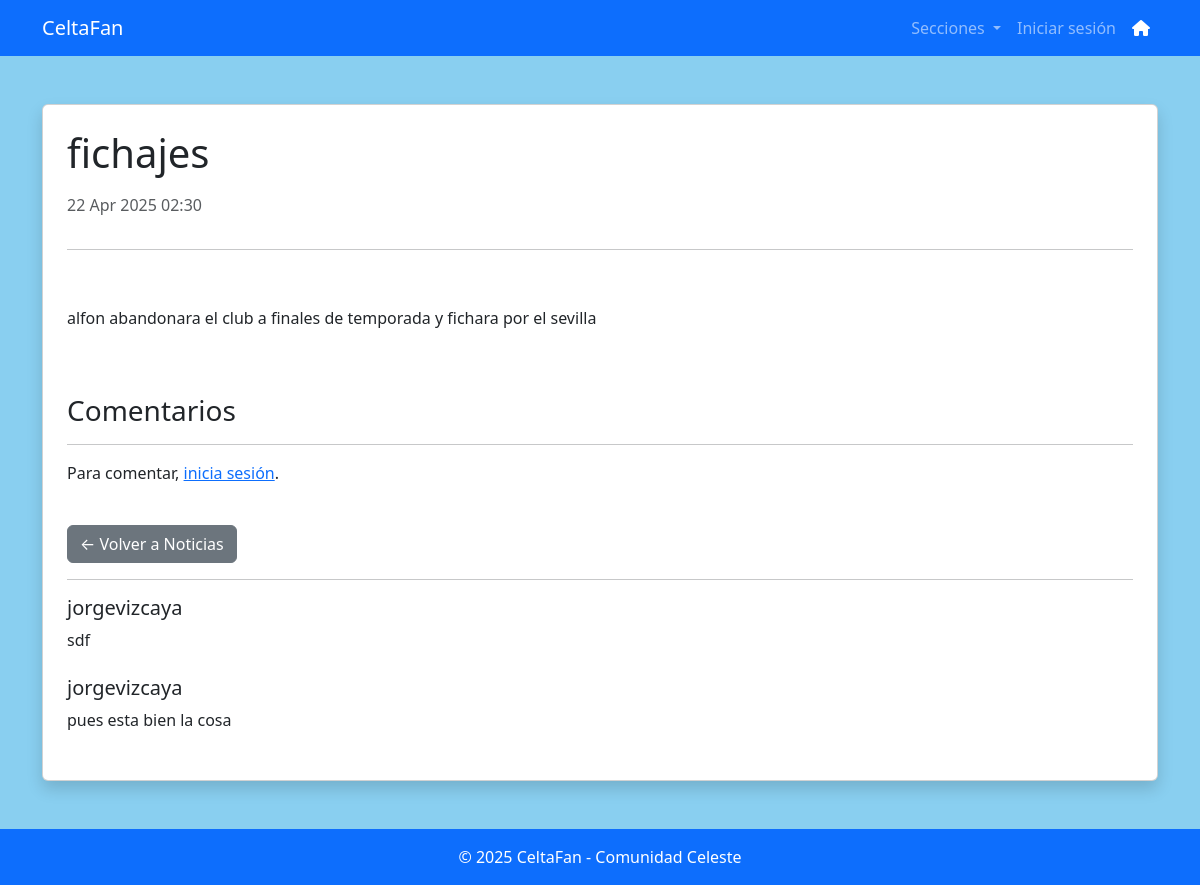
/noticia/4/, run on the app's committed database.
### core/models.py (models this page shows, shortened)
class Noticia(models.Model):
    titulo = models.CharField(max_length=200)
    contenido = models.TextField()
    fecha_publicacion = models.DateTimeField(default=timezone.now)

class Comentario(models.Model):
    noticia = models.ForeignKey(Noticia, on_delete=models.CASCADE, related_name='comentarios_generales')  # Cambié 'comentarios' por 'comentarios_generales'
    autor = models.ForeignKey(User, on_delete=models.CASCADE)
    contenido = models.TextField()
    fecha_comentario = models.DateTimeField(auto_now_add=True)

### core/views.py (the view)
# urls.py: path('noticia/<int:noticia_id>/', views.detalle_noticia, name='detalle_noticia'),
def detalle_noticia(request, noticia_id):
    noticia = get_object_or_404(Noticia, id=noticia_id)
    if request.method == 'POST' and request.user.is_authenticated:
        form = ComentarioForm(request.POST)
        if form.is_valid():
            comentario = form.save(commit=False)
            comentario.noticia = noticia
            comentario.autor = request.user  # Cambié 'usuario' por 'autor'
            comentario.save()
            return redirect('detalle_noticia', noticia_id=noticia.id)
    else:
        form = ComentarioForm()
    comentarios = noticia.comentarios_generales.all().order_by('-fecha_comentario')
    return render(request, 'noticias/detalle_noticia.html', {
        'noticia': noticia,
        'form': form,
        'comentarios': comentarios
    })

### core/templates/noticias/detalle_noticia.html (shortened to what this page needs)
<!DOCTYPE html>
<html lang="es">
<head>
    <link href="https://cdn.jsdelivr.net/npm/bootstrap@5.3.0/dist/css/bootstrap.min.css" rel="stylesheet">
    <link href="https://cdnjs.cloudflare.com/ajax/libs/font-awesome/6.0.0-beta3/css/all.min.css" rel="stylesheet">
</head>
<body style=" background-color: #89CFF0;">
    <nav class="navbar navbar-expand-lg navbar-dark bg-primary">
        <div class="container">
            <a class="navbar-brand" href="#">CeltaFan</a>
            <div class="collapse navbar-collapse justify-content-end" id="navbarNav">
                <ul class="navbar-nav">
                    <li class="nav-item dropdown">
                        <a class="nav-link dropdown-toggle" href="#" id="seccionesDropdown" role="button"
                            data-bs-toggle="dropdown" aria-expanded="false">
                            Secciones
                        </a>
                    </li>
                    {% if user.is_authenticated %}
                    <li class="nav-item dropdown">
                        <a class="nav-link dropdown-toggle text-white" href="#" id="usuarioDropdown" role="button"
                            data-bs-toggle="dropdown" aria-expanded="false">
                            👤 {{ user.username }}
                        </a>
                        <ul class="dropdown-menu dropdown-menu-end" aria-labelledby="usuarioDropdown">
                            <li><a class="dropdown-item" href="{% url 'perfil' %}">Perfil</a></li>
                            <li>
                                <form method="post" action="{% url 'logout' %}" class="d-inline">
                                    {% csrf_token %}
                                    <button type="submit" class="dropdown-item">Salir</button>
                                </form>
                            </li>
                        </ul>
                    </li>
                    {% else %}
                    <li class="nav-item">
                        <a class="nav-link" href="{% url 'login' %}">Iniciar sesión</a>
                    </li>
                    {% endif %}
                    <li class="nav-item">
                        <a class="nav-link text-white" href="{% url 'home' %}">
                            <i class="fas fa-home"></i>
                        </a>
                    </li>
                </ul>
            </div>
        </div>
    </nav>
    <div class="container py-5">
        <div class="card shadow p-4">
            <h1 class="mb-3">{{ noticia.titulo }}</h1>
            <p class="text-muted">{{ noticia.fecha_publicacion|date:"d M Y H:i" }}</p>
            <hr>
            <div class="mt-4">
                <p>{{ noticia.contenido|linebreaks }}</p>
            </div>
            <div class="mt-5">
                <h3>Comentarios</h3>
                <hr>
                {% if user.is_authenticated %}
                <form method="post" action="{% url 'detalle_noticia' noticia.id %}">
                    {% csrf_token %}
                    {{ form.as_p }}
                    <button type="submit" class="btn btn-primary">Publicar Comentario</button>
                </form>
                {% else %}
                    <p>Para comentar, <a href="{% url 'login' %}">inicia sesión</a>.</p>
                {% endif %}
                <a href="{% url 'lista_noticias' %}" class="btn btn-secondary mt-4">
                    ← Volver a Noticias
                </a>
                <hr>
                {% for comentario in comentarios %}
                    <div class="media mb-4">
                        <div class="media-body">
                            <h5 class="mt-0">{{ comentario.autor.username }}</h5>
                            <p>{{ comentario.contenido }}</p>
                        </div>
                    </div>
                {% empty %}
                    <p>No hay comentarios aún. Sé el primero en comentar.</p>
                {% endfor %}
            </div>
        </div>
    </div>
    <footer class="bg-primary text-white text-center py-3 mt-auto">
        &copy; 2025 CeltaFan - Comunidad Celeste
    </footer>
</body>
</html>

### data on the page
Noticia: titulo "fichajes", fecha_publicacion "22 Apr 2025 02:30", contenido "alfon abandonara el club a finales de temporada y fichara por el sevilla"
Comentario: autor.username "jorgevizcaya", contenido "sdf"
Comentario: autor.username "jorgevizcaya", contenido "pues esta bien la cosa"
